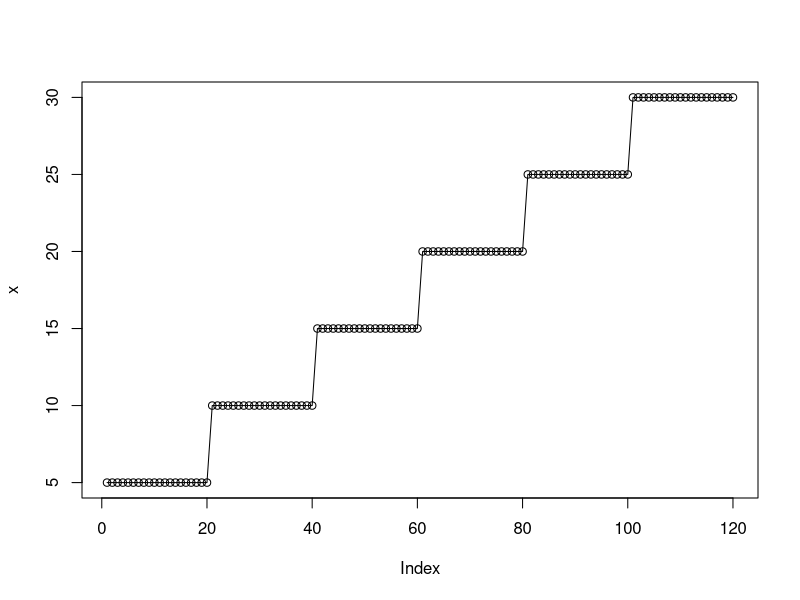
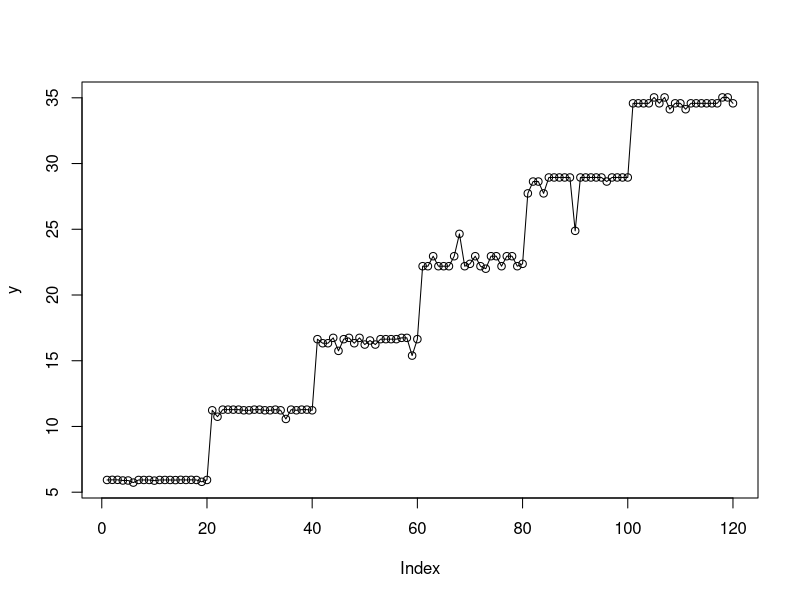
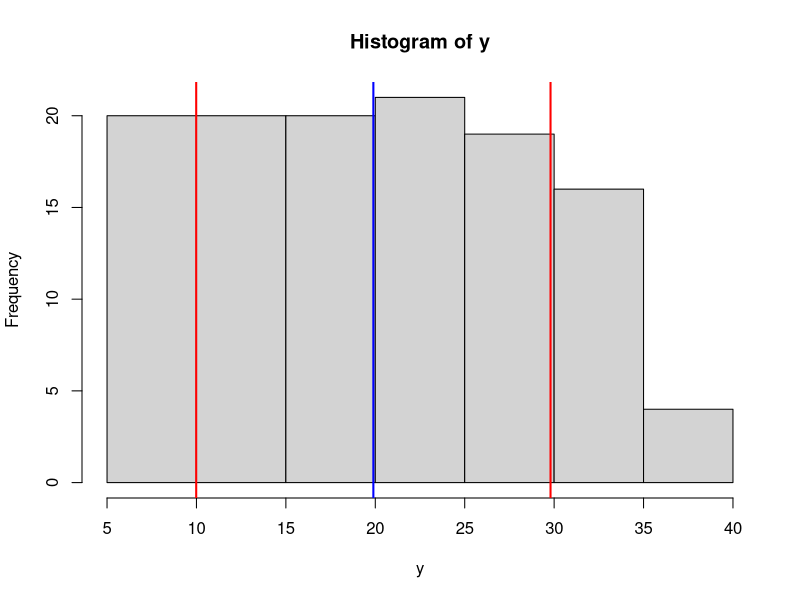
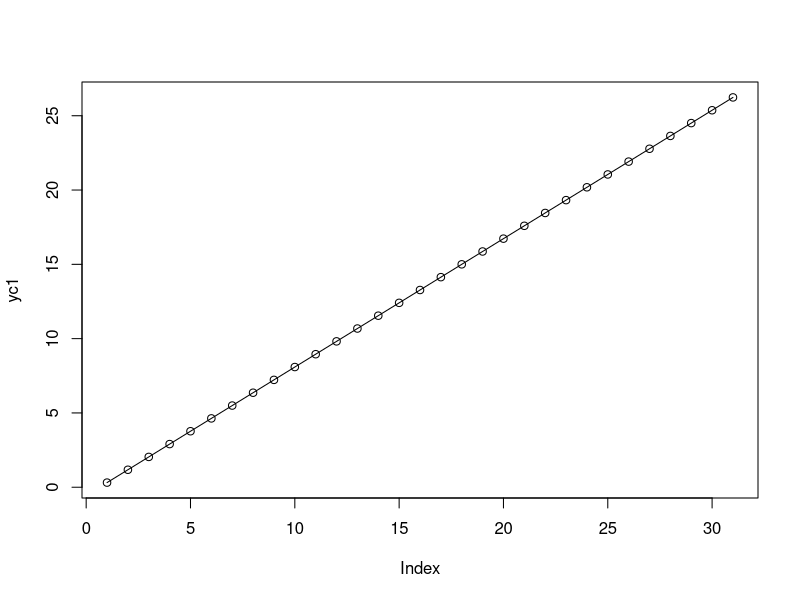
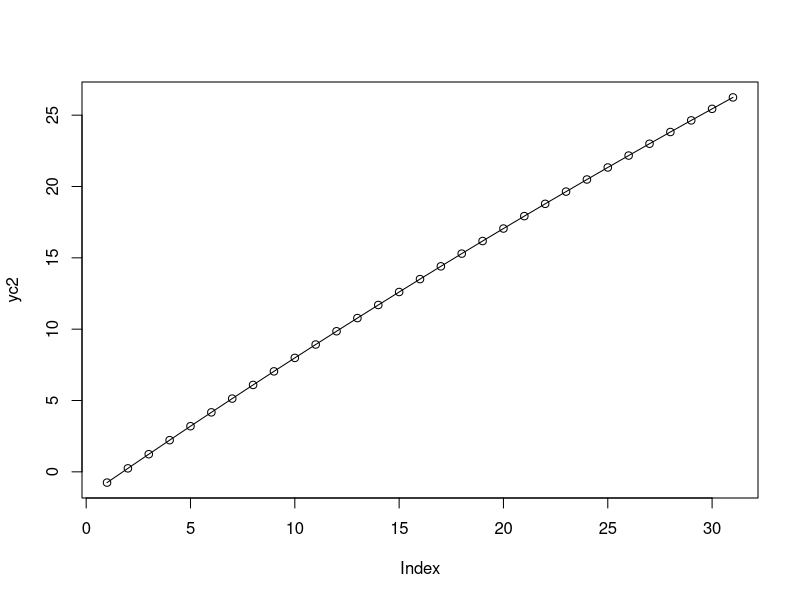
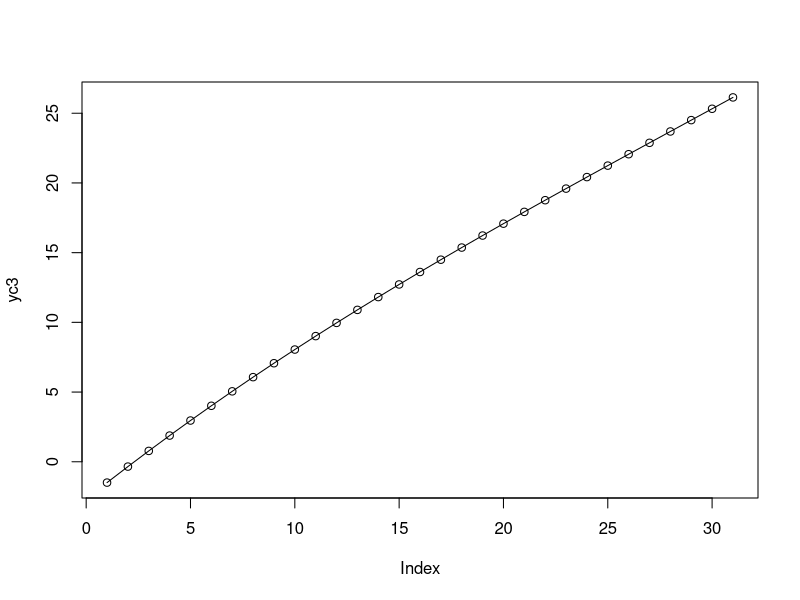
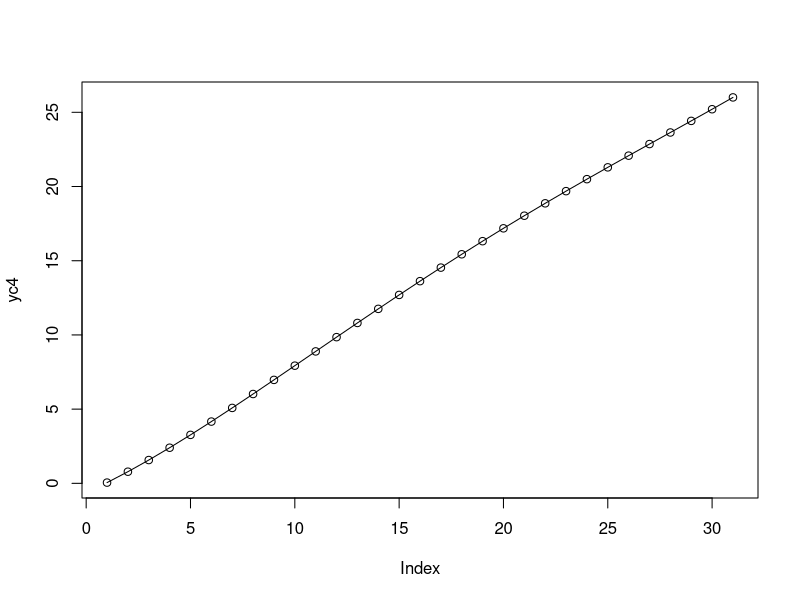
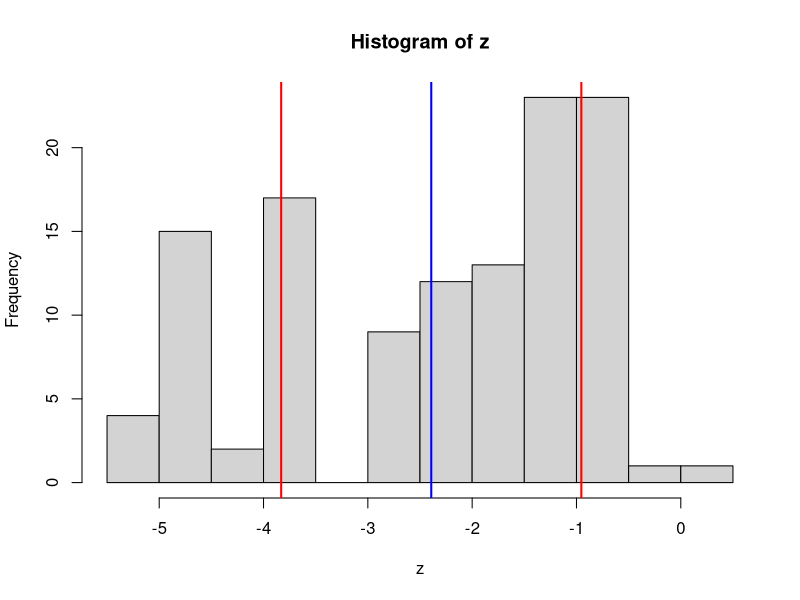

Reproduce these figures in R, in order.
#install.packages("plotly")
#install.packages("ramify")

#source("~/robotics/CurveFits/R_programs/CF.R")

#library(plotly)
#packageVersion('plotly')
#library("ramify")


test_1 = read.table("test_7.dat")
x <- test_1[,1]
y <- test_1[,2]

#y <- y / mean(x)
#x <- x / mean(x)

x11()
plot(x)
lines(x)
x11()
plot(y)
lines(y)

max=max(y)
min=min(y)
mean=mean(y)
standard=sqrt(var(y))
cat("\n-+-+-+-+- Results +-+-+-+-+-+-+-+-+-+\n")
cat("Max. ",max,"\n")
cat("Min. ",min,"\n")
cat("Mean ",mean,"\n")
cat("Standard Dev. ",standard,"\n")
cat("-+-+-+-+-+-+-+-+-+-+-+-+-+-+-+-+-+-+-+-+\n\n")
x11()
hist(y)
abline(v=mean(y),col="blue",lw=2)
mean(y)
abline(v=mean(y)-sd(y),col="red",lw=2)
abline(v=mean(y)+sd(y),col="red",lw=2)
ard = (0:30)


#----------------------------------------------

m1=lm(formula = x ~ I(y))
#summary(m1)
a0=m1$coef[1]
a1=m1$coef[2]
yc1 = a0 + a1*y 
yc1 = a0 + a1*ard 
cat("\nprimer a0= ",a0, " a1=", a1)
x11()
plot(yc1)
lines(yc1)

#-----------------------------------------

m2=lm(formula = x ~ I(y)+I(y^2))
#summary(m2)
a0=m2$coef[1]
a1=m2$coef[2]
a2=m2$coef[3]
yc2 = a0 + a1*y + a2*y^2
yc2 = a0 + a1*ard + a2*ard^2
cat("\nsegundo a0= ",a0, " a1=", a1, " a2=", a2)
x11()
plot(yc2)
lines(yc2)

#-------------------------------------------
m3=lm(formula = x ~ I(y)+I(y^2)+I(y^3))
#summary(m3)
a0=m3$coef[1]
a1=m3$coef[2]
a2=m3$coef[3]
a3=m3$coef[4]
yc3 = a0 + a1*ard + a2*ard^2 + a3*ard^3
cat("\ntercero a0= ",a0, " a1=", a1, " a2=", a2, "a3= ", a3)
x11()
plot(yc3)
lines(yc3)

#----------------------------------------------
m4=lm(formula = x ~ I(y)+I(y^2)+I(y^3)+I(y^4))
#summary(m4)
a0=m4$coef[1]
a1=m4$coef[2]
a2=m4$coef[3]
a3=m4$coef[4]
a4=m4$coef[5]
yc4 = a0 + a1*y + a2*y^2 + a3*y^3 + a4*y^4
yc4 = a0 + a1*ard + a2*ard^2 + a3*ard^3 + a4*ard^4
cat("\ncuarto a0= ",a0, " a1=", a1, " a2=", a2, "a3= ", a3, "a4= ", a4)
x11()
plot(yc4)
lines(yc4)


#----------------------------------------------
x11()
z=x-y
h=hist(z)
abline(v=mean(z),col="blue",lw=2)
mean(z)
abline(v=mean(z)-sd(z),col="red",lw=2)
abline(v=mean(z)+sd(z),col="red",lw=2)
sd(z)





